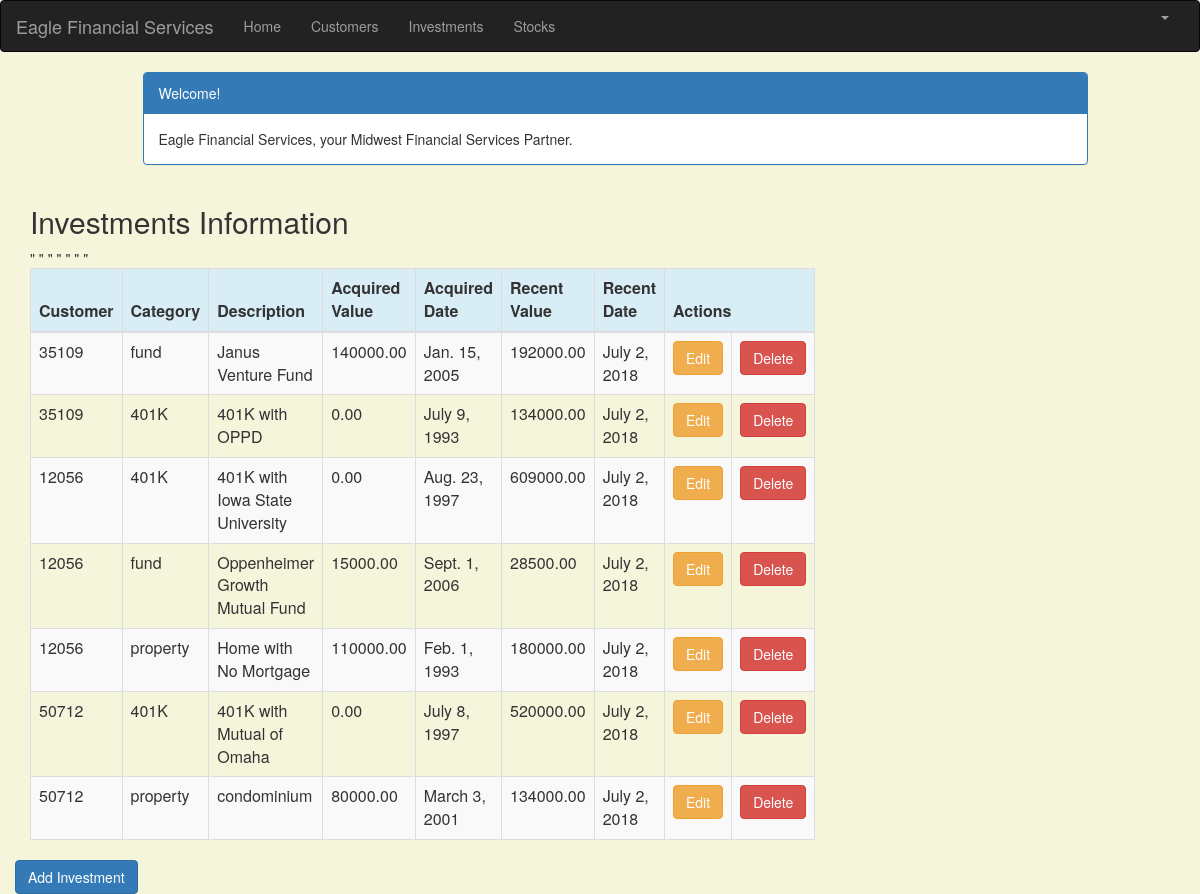
Page /investment_list (signed in) on the committed database.
### portfolio/models.py (models this page shows, shortened)
class Investment(models.Model):
    customer = models.ForeignKey(Customer, on_delete=models.CASCADE, related_name='investments')
    category = models.CharField(max_length=50)
    description = models.CharField(max_length=200)
    acquired_value = models.DecimalField(max_digits=10, decimal_places=2)
    acquired_date = models.DateField(default=timezone.now)
    recent_value = models.DecimalField(max_digits=10, decimal_places=2)
    recent_date = models.DateField(default=timezone.now, blank=True, null=True)

class Customer(models.Model):
    name = models.CharField(max_length=50)
    address = models.CharField(max_length=200)
    cust_number = models.IntegerField(blank=False, null=False)
    city = models.CharField(max_length=50)
    state = models.CharField(max_length=50)
    zipcode = models.CharField(max_length=10)
    email = models.EmailField(max_length=200)
    cell_phone = models.CharField(max_length=50)
    created_date = models.DateTimeField(
        default=timezone.now)
    updated_date = models.DateTimeField(auto_now_add=True)
    def __str__(self):
        return str(self.cust_number)

### portfolio/views.py (the view)
# urls.py: path('investment_list', views.investment_list, name='investment_list'),
@login_required
def investment_list(request):
    investment = Investment.objects.filter(recent_date__lte=timezone.now())
    return render(request, 'portfolio/investment_list.html', {'investments': investment})

### portfolio/templates/portfolio/investment_list.html (shortened to what this page needs)
{% extends 'portfolio/base.html' %}
{% block content %}
    <html>
    <head>
        <link rel="stylesheet" href="https://maxcdn.bootstrapcdn.com/bootstrap/3.3.4/css/bootstrap.min.css">
    </head>
    <body>
    <div class="container">
        <div class="row">
            <div class="col-md-10 col-md-offset-1">
                <div class="panel panel-primary">
                    <div class="panel-heading">Welcome!</div>
                    <div class="panel-body">
                        Eagle Financial Services, your Midwest Financial Services Partner.
                    </div>
                </div>
            </div>
        </div>
    </div>
    <div class="row">
        <h2 style="padding-left: 15Px">Investments Information</h2>
    </div>
    <div>
        <table class="table table-striped table-bordered table-hover">
            <thead>
            <tr class="bg-info">
                <th>Customer </th>
                <th>Category</th>
                <th>Description</th>
                <th>Acquired Value</th>
                <th>Acquired Date</th>
                <th>Recent Value</th>
                <th>Recent Date</th>
                <th colspan="3">Actions</th>
            </tr>
            </thead>
            <tbody>
            {% for investment in investments %}
                <tr>
                    <td>{{ investment.customer }}</td>
                    <td>{{ investment.category}}</td>
                    <td>{{ investment.description}}</td>
                    <td>{{ investment.acquired_value }}</td>
                    <td>{{ investment.acquired_date }}</td>
                    <td>{{ investment.recent_value }}</td>
                    <td>{{ investment.recent_date }}</td>
                    <td><a href="{% url 'portfolio:investment_edit' pk=investment.pk %}"
                           class="btn btn-warning">Edit</a></td>"
                     <td><a href="{% url 'portfolio:investment_delete' pk=investment.pk %}"
                           onclick="return confirm('Are you sure you want to delete?')"
                           class="btn btn-danger">Delete</a>
                    </td>
                </tr>
            {% endfor %}
            </tbody>
        </table>
     <div class="row">
         <a href="{% url 'portfolio:investment_new' %}" class="row"><span
                    class="btn btn-primary">Add Investment</span></a>
     </div>
    </div>
    </body>
    </html>
{% endblock %}

### portfolio/templates/portfolio/base.html (shortened to what this page needs)
{% load staticfiles %}
<html lang="en">
<head>
    <link rel="stylesheet" href="https://maxcdn.bootstrapcdn.com/bootstrap/3.3.7/css/bootstrap.min.css">
</head>
<body id="app-layout">
<nav class="navbar navbar-inverse">
    <div class="container-fluid">
        <div class="navbar-header">
            <a class="navbar-brand" href="/">
                Eagle Financial Services
            </a>
        </div>
        <div class="collapse navbar-collapse" id="myNavbar">
            <ul class="nav navbar-nav">
                <li><a href="{% url 'portfolio:home' %}">Home</a></li>
                <li><a href="{% url 'portfolio:customer_list' %}">Customers</a></li>
               <li><a href="{% url 'portfolio:investment_list' %}">Investments</a></li>
                <li><a href="{% url 'portfolio:stock_list' %}">Stocks</a></li>
            </ul>
            <ul class="nav navbar-nav navbar-right">
                {% if user.is_authenticated %}
                    <li class="dropdown">
                        <a href="#" class="dropdown-toggle" data-toggle="dropdown" role="button" aria-expanded="false">
                            <span class="caret"></span>
                        </a>
                    </li>
                {% else %}
                    <li><a href="{% url 'login' %}"><span class="glyphicon glyphicon-log-in"></span> Login</a></li>
                {% endif %}
            </ul>
        </div>
    </div>
</nav>
<div class="content container">
    <div class="row">
        <div class="col-md-8">
            {% block content %}{% endblock %}
        </div>
    </div>
</body>
</html>

### portfolio/templates/portfolio/base.html (style rules this page uses)
.navbar { margin-bottom: 0; border-radius: 0; }

### portfolio/templates/portfolio/investment_list.html (style rules this page uses)
body { background-color: beige; }

### rows in the picture
Investment: customer "35109", category "fund", description "Janus Venture Fund", acquired_value "140000.00", acquired_date "Jan. 15, 2005", recent_value "192000.00", recent_date "July 2, 2018"
Investment: customer "35109", category "401K", description "401K with OPPD", acquired_value "0.00", acquired_date "July 9, 1993", recent_value "134000.00", recent_date "July 2, 2018"
Investment: customer "12056", category "401K", description "401K with Iowa State University", acquired_value "0.00", acquired_date "Aug. 23, 1997", recent_value "609000.00", recent_date "July 2, 2018"
Investment: customer "12056", category "fund", description "Oppenheimer Growth Mutual Fund", acquired_value "15000.00", acquired_date "Sept. 1, 2006", recent_value "28500.00", recent_date "July 2, 2018"
Investment: customer "12056", category "property", description "Home with No Mortgage", acquired_value "110000.00", acquired_date "Feb. 1, 1993", recent_value "180000.00", recent_date "July 2, 2018"
Investment: customer "50712", category "401K", description "401K with Mutual of Omaha", acquired_value "0.00", acquired_date "July 8, 1997", recent_value "520000.00", recent_date "July 2, 2018"
Investment: customer "50712", category "property", description "condominium", acquired_value "80000.00", acquired_date "March 3, 2001", recent_value "134000.00", recent_date "July 2, 2018"
